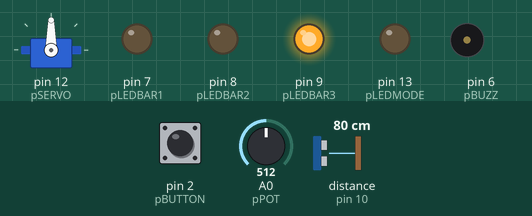
This sketch was run on a simulated Arduino Uno, built with avr-gcc and run on an emulated ATmega328P. Shown: servo, output pins drawn as LEDs (lit = HIGH), buzzer (waves = sounding). Wiring (inferred from the names in the program): ultrasonic range finder: trigger pin 11; echo pin 10. The inputs (shaded band) are chosen by the test bench; at power-on: pin 2 (pBUTTON) LOW, distance to the obstacle (sensor on pin 10) 80 cm, A0 (pPOT) = 512. The echo pulse lasts 58.3 µs per cm; pins used as bus, display or sensor lines are not drawn; what the sketch prints to the serial monitor is not drawn.

Above: at 0.7 s.
2.2 s: pin 2 (pBUTTON) pulled HIGH for 0.15 s
At 3.3 s:
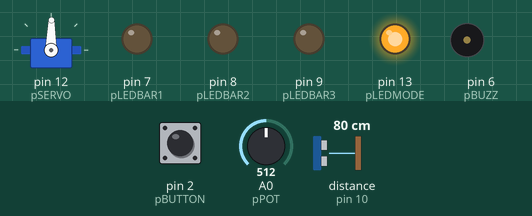
3.8 s: distance to the obstacle (sensor on pin 10) set to 2 cm
At 5.0 s:
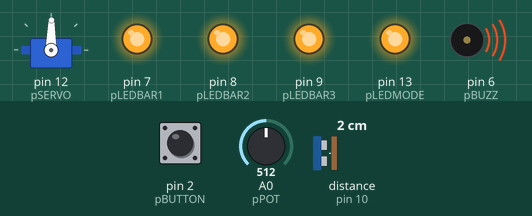
5.3 s: A0 (pPOT) set to 459
At 6.4 s:
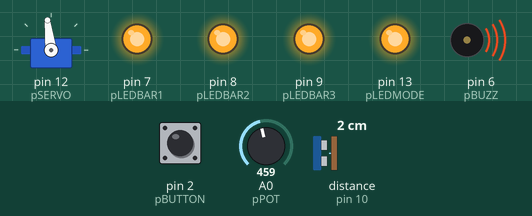
8.3 s: A0 (pPOT) set to 431
At 9.2 s:
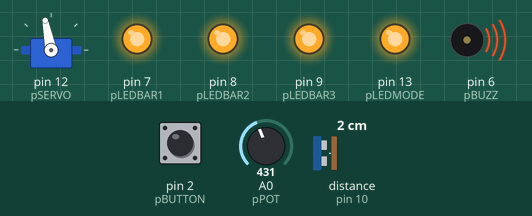
9.8 s: distance to the obstacle (sensor on pin 10) set to 18 cm
At 11.0 s:
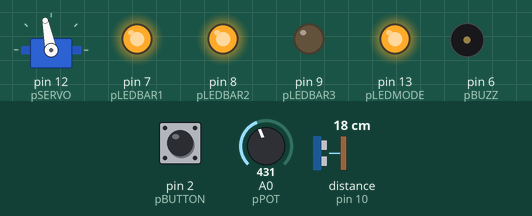
11.3 s: pin 2 (pBUTTON) pulled HIGH for 1 s
At 11.9 s:
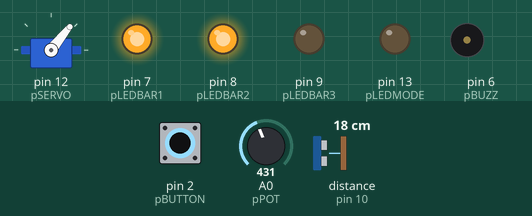
Timing chart, 0 to 15.3 s (numbered marks = the images above; inputs shaded):
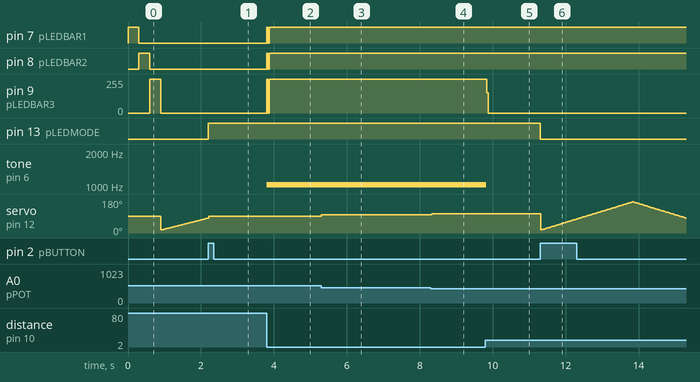

The sketch:

Sonar.ino
```cpp
#include <Servo.h>

// servo-motor
#define pSERVO 12
#define SERVODELAY 15
#define ANGLEMAX 165
#define ANGLEMIN 15
Servo myservo;
int servoPos = 15;
int servoDir = 1;

// ultra-sonic sensor
#define pECHO 10
#define pTRIG 11
#define RANGEMAX 40
#define RANGE1 (RANGEMAX*0.33)
#define RANGE2 (RANGEMAX*0.66)
#define RANGE3 RANGEMAX
long duration, distance;    // duration used to calculate distance

// LEDs
#define pLEDBAR3 9
#define pLEDBAR2 8
#define pLEDBAR1 7
#define LEDBARSIZE 3
#define pLEDMODE 13
int ledBar[LEDBARSIZE] = {pLEDBAR1, pLEDBAR2, pLEDBAR3};

// buzzer
#define pBUZZ 6

// button
#define pBUTTON 2
#define MANUALMODE HIGH
#define AUTOMODE LOW
int mode = AUTOMODE;

// pot
#define pPOT A0

// Initialize
void setup() {
  Serial.begin (9600);

  // servo
  myservo.attach(pSERVO);

  // ultrasonic
  pinMode(pTRIG, OUTPUT);
  pinMode(pECHO, INPUT);

  // LEDs
  ledBarStart();

  // mode
  pinMode(pLEDMODE, OUTPUT);

  // button
  attachInterrupt(digitalPinToInterrupt(pBUTTON), changeMode, RISING);
}

// Main loop
void loop() {
  // calculate next servo position depending on MANUAL or AUTO mode
  servoPosition();

  // move servo
  myservo.write(servoPos);
  delay(SERVODELAY);

  // calculate ultrasonic object distance
  distance = ultraSonicDistance();

  // data to serial port: pos,distance.
  // this data can be processed with "Processing" to plot a radar graph
  Serial.print(servoPos);
  Serial.print(",");
  Serial.print(distance);
  Serial.print(".");

  // use LEDs to represent object found in RANGE 33%, RANGE 66%, RANGE
  ledBarDistance(distance);
}


// Calculate next servo position depending on MANUAL or AUTO mode
void servoPosition() {
  // MANUALMODE
  if (mode == MANUALMODE) {
    int potVal = analogRead(pPOT);
    servoPos = map(potVal, 1023, 0, ANGLEMIN, ANGLEMAX);
  }
  // AUTOMODE
  else {
    if (servoDir) {
      servoPos++;
      if (servoPos >= ANGLEMAX) servoDir = !servoDir;
    } else {
      servoPos--;
      if (servoPos <= ANGLEMIN) servoDir = !servoDir;
    }
  }
}

// Calculate distance measured by ultrasonic sensor
int ultraSonicDistance() {
  // pTRIG/pECHO cycle is used to determine the distance of the nearest object by bouncing soundwaves off of it
  digitalWrite(pTRIG, LOW);
  delayMicroseconds(2);
  digitalWrite(pTRIG, HIGH);
  delayMicroseconds(10);
  digitalWrite(pTRIG, LOW);

  // pECHO returns the sound wave travel time (in microseconds)
  duration = pulseIn(pECHO, HIGH);
  distance = duration / 29 / 2;
  return distance;
}

// Turn on a 3 led as follows:
// object found in 33%  RANGEMAX (danger!)    => turn on 3 LEDs,
// object found in 66%  RANGEMAX (too close!) => turn on 2 LEDs,
// object found in 100% RANGEMAX (warning)    => turn on 1 LED
void ledBarDistance(int dist) {
  digitalWrite(pLEDBAR1, LOW);
  digitalWrite(pLEDBAR2, LOW);
  digitalWrite(pLEDBAR3, LOW);

  if ((dist > 0) && (dist <= RANGE3)) {
    digitalWrite(pLEDBAR1, HIGH);
  }
  if ((dist > 0) && (dist <= RANGE2)) {
    digitalWrite(pLEDBAR2, HIGH);
  }
  if ((dist > 0) && (dist <= RANGE1)) {
    digitalWrite(pLEDBAR3, HIGH);
    tone(pBUZZ, 1024, 10);
  }
}

// Initialization for LED bar
void ledBarStart() {
  pinMode(pLEDBAR3, OUTPUT);
  pinMode(pLEDBAR2, OUTPUT);
  pinMode(pLEDBAR1, OUTPUT);

  for (int i=0; i < LEDBARSIZE; i++) {
    digitalWrite(ledBar[i], HIGH);
    delay(300);
    digitalWrite(ledBar[i], LOW);
  }
}

// Change mode button ISR (Interrupt Service Routine).
void changeMode() {
  // switch mode
  mode = (mode == AUTOMODE) ? MANUALMODE:AUTOMODE;

  // update mode LED
  digitalWrite(pLEDMODE, mode);

  // set servo conditions
  if (mode == AUTOMODE) {
    servoDir = 1;
  }
  servoPos = ANGLEMIN;
}
```

Measured:
- after the input at 2.2 s, pin 13 (pLEDMODE): LOW → HIGH at once
- after the input at 3.8 s, pin 7 (pLEDBAR1), pin 8 (pLEDBAR2): LOW → HIGH at once, → LOW 0.03 s later, → HIGH 0.04 s later; pin 9 (pLEDBAR3): 0/255 → 255/255 at once; tone on pin 6 (pBUZZ): silent → 1024 Hz at once
- after the input at 5.3 s, servo on pin 12 (pSERVO): 89° → 97° at once
- after the input at 8.3 s, servo on pin 12 (pSERVO): 97° → 101° at once
- after the input at 9.8 s, pin 9 (pLEDBAR3): 255/255 → 0/255 at once; tone on pin 6 (pBUZZ): 1024 Hz → silent after 0.01 s instead of 1.5 s
- after the input at 11.3 s, pin 13 (pLEDMODE): HIGH → LOW at once
